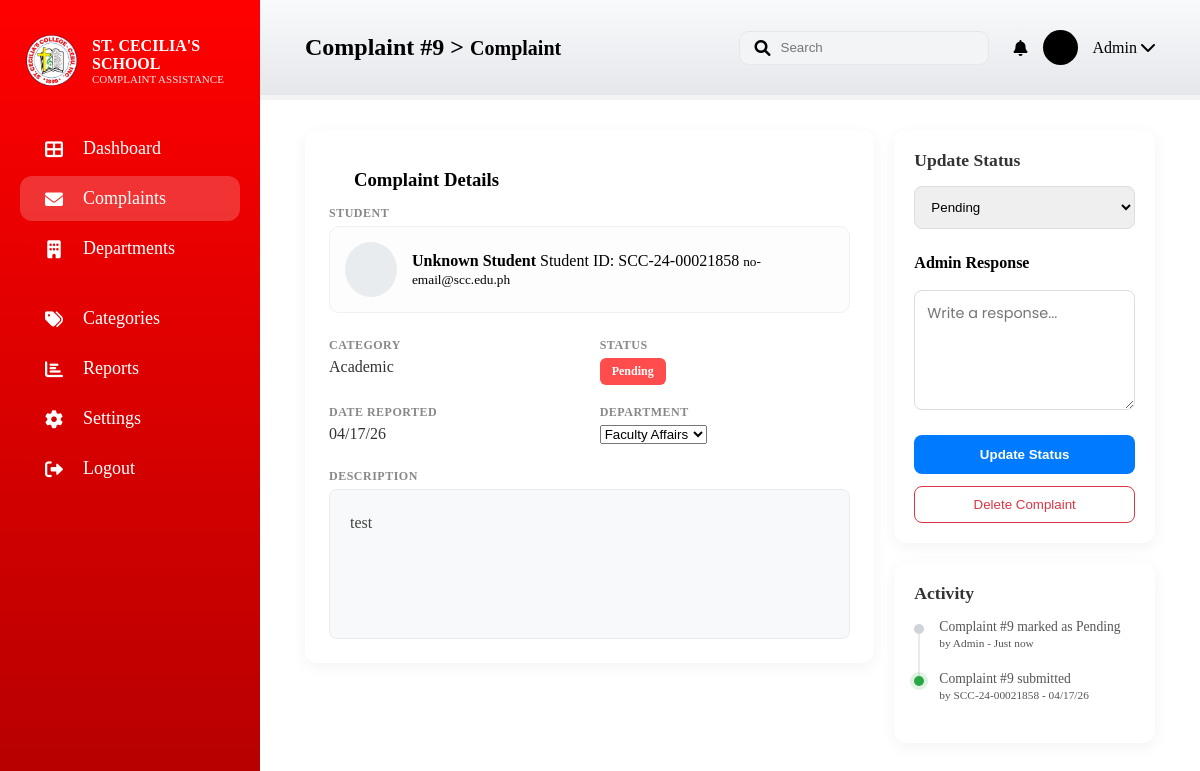
The app's page /admin/complaints/view/9 (signed in) with its own data.
### app.py (models this page shows)
class Complaint(db.Model):
    id = db.Column(db.Integer, primary_key=True)
    student_name = db.Column(db.String(100), nullable=False)
    category = db.Column(db.String(50), nullable=False)
    description = db.Column(db.Text, nullable=False)
    status = db.Column(db.String(20), default='Pending')
    date_posted = db.Column(db.String(20), default=lambda: datetime.now().strftime("%m/%d/%y"))

### app.py (the view)
@app.route('/admin/complaints/view/<int:id>')
def admin_complaints_view(id):
    if session.get('user_role') != 'staff':
        return redirect(url_for('login'))
    complaint = Complaint.query.get_or_404(id)
    return render_template('admin_complaints_view.html', complaint=complaint)

### templates/admin_complaints_view.html (shortened to what this page needs)
<!DOCTYPE html>
<html lang="en">
<head>
    <link rel="stylesheet" href="{{ url_for('static', filename='style.css') }}">
    <link rel="stylesheet" href="https://cdnjs.cloudflare.com/ajax/libs/font-awesome/6.0.0/css/all.min.css">
</head>
<body class="admin-review-page">
    <div class="dashboard-wrapper">
        <aside class="sidebar">
                <div class="sidebar-header">
                    <img src="{{ url_for('static', filename='images/logo.png') }}" class="logo">
                    <div class="brand">
                        <h3>ST. CECILIA'S SCHOOL</h3>
                        <p>COMPLAINT ASSISTANCE</p>
                    </div>
                </div>
        <nav class="nav-menu">
            <ul>
                <li>
                    <a href="{{ url_for('admin_dashboard_route') }}">
                        <i class="fas fa-th-large"></i>
                        <span>Dashboard</span>
                    </a>
                </li>
                <li class="active">
                    <a href="{{ url_for('admin_complaints') }}">
                        <i class="fas fa-envelope"></i>
                        <span>Complaints</span>
                    </a>
                </li>
                <li class="nav-item-dropdown">
                    <div class="dropdown-btn" onclick="toggleDeptDropdown(event)">
                        <i class="fas fa-building"></i>
                        <span>Departments</span>
                    </div>
                </li>
                <li>
                    <a href="{{ url_for('admin_categories') }}">
                        <i class="fas fa-tags"></i>
                        <span>Categories</span>
                    </a>
                </li>
                <li>
                    <a href="#">
                        <i class="fas fa-chart-bar"></i>
                        <span>Reports</span>
                    </a>
                </li>
                <li>
                    <a href="{{ url_for('admin_settings') }}">
                        <i class="fas fa-cog"></i>
                        <span>Settings</span>
                    </a>
                </li>
                <li class="logout">
                    <a href="{{ url_for('logout') }}">
                        <i class="fas fa-sign-out-alt"></i>
                        <span>Logout</span>
                    </a>
                </li>
            </ul>
        </nav>
    </aside>
        <main class="main-panel">
            <header class="top-header">
                <div class="breadcrumb">
                    <h2>Complaint #{{ complaint.id }} <span class="separator">></span> <small>Complaint</small></h2>
                </div>
                <div class="header-right">
                    <div class="search-bar"><i class="fas fa-search"></i><input type="text" placeholder="Search"></div>
                    <div class="user-meta">
                        <i class="fas fa-bell"></i>
                        <div class="avatar"></div>
                        <span>Admin <i class="fas fa-chevron-down"></i></span>
                    </div>
                </div>
            </header>
            <div class="dashboard-content-wrapper review-layout">
                <section class="complaint-details-card">
                    <div class="card-header">
                        <h3>Complaint Details</h3>
                    </div>
                    <div class="student-info-section">
                        <p class="label-text">Student</p>
                        <div class="student-profile-box">
                            <div class="profile-avatar"></div>
                            <div class="profile-details">
                                <strong>{{ student.full_name if student else 'Unknown Student' }}</strong>
                                <span>Student ID: {{ complaint.student_name }}</span>
                                <small>{{ student.email if student else 'no-email@scc.edu.ph' }}</small>
                            </div>
                        </div>
                    </div>
                    <div class="details-grid">
                        <div class="grid-item">
                            <p class="label-text">Category</p>
                            <p class="value-text">{{ complaint.category }}</p>
                        </div>
                        <div class="grid-item">
                            <p class="label-text">Status</p>
                            <span class="status-pill {{ (complaint.status or 'Pending').lower().replace(' ', '-') }}">
                                {{ complaint.status or 'Pending' }}
                            </span>
                        </div>
                        <div class="grid-item">
                            <p class="label-text">Date Reported</p>
                            <p class="value-text">{{ complaint.date_posted }}</p>
                        </div>
                        <div class="grid-item">
                            <p class="label-text">Department</p>
                            <select class="form-input-small">
                                <option>Faculty Affairs</option>
                            </select>
                        </div>
                    </div>
                    <div class="description-box">
                        <p class="label-text">Description</p>
                        <div class="description-content">
                            {{ complaint.description }}
                        </div>
                    </div>
                </section>
                <aside class="review-actions">
                    <div class="action-card">
                        <h3>Update Status</h3>
                        <form action="{{ url_for('update_complaint_status', id=complaint.id) }}" method="POST">
                            <div class="input-group">
                                <select name="new_status" class="form-input">
                                    <option value="Pending" {% if complaint.status == 'Pending' %}selected{% endif %}>Pending</option>
                                </select>
                            </div>
                            <div class="input-group">
                                <label>Admin Response</label>
                                <textarea name="admin_comment" placeholder="Write a response..." class="form-input response-area"></textarea>
                            </div>
                            <div class="button-group">
                                <button type="submit" class="btn-update">Update Status</button>
                                <button type="button" class="btn-delete-text">Delete Complaint</button>
                            </div>
                        </form>
                    </div>
                    <div class="activity-card">
                        <h3>Activity</h3>
                        <ul class="activity-list">
                            <li>
                                <div class="dot"></div>
                                <p>Complaint #{{ complaint.id }} marked as {{ complaint.status }}</p>
                                <small>by Admin - Just now</small>
                            </li>
                            <li>
                                <div class="dot active"></div>
                                <p>Complaint #{{ complaint.id }} submitted</p>
                                <small>by {{ complaint.student_name }} - {{ complaint.date_posted }}</small>
                            </li>
                        </ul>
                    </div>
                </aside>
            </div>
        </main>
    </div>
</body>
</html>

### records on screen
Complaint: id "9", student_name "SCC-24-00021858", category "Academic", status "Pending", date_posted "04/17/26", description "test", new_status "Pending"

### other values on screen
{{ student.full_name if student else 'Unknown Student' }} "Unknown Student"
{{ student.email if student else 'no-email@scc.edu.ph' }} "no-email@scc.edu.ph"
